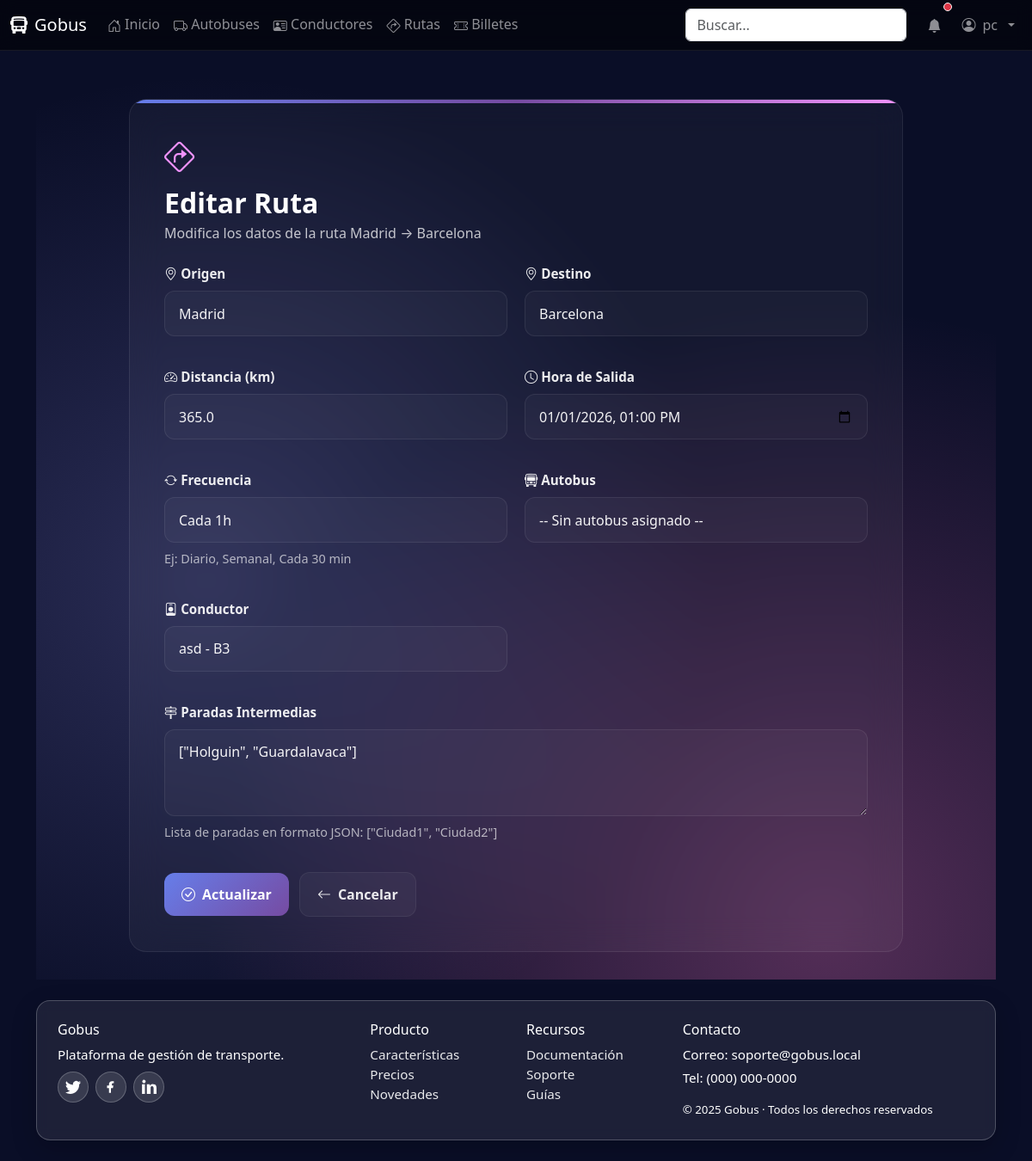
The page /rutas/1/editar/ (signed in) on the database its author committed.
### core/models.py (models this page shows, shortened)
class Ruta(models.Model):
    origen = models.CharField(max_length=120)
    destino = models.CharField(max_length=120)
    paradas = models.JSONField(blank=True, default=list, help_text="Lista de paradas intermedias")
    distancia = models.FloatField(help_text="Distancia en km")
    autobus = models.ForeignKey(Autobus, on_delete=models.SET_NULL, null=True, blank=True, related_name="rutas")
    conductor = models.ForeignKey(Conductor, on_delete=models.SET_NULL, null=True, blank=True, related_name="rutas")
    hora_salida = models.DateTimeField()
    frecuencia = models.CharField(max_length=50, help_text="Ej: Diario, Semanal, Cada 30 min")

### core/views.py (the view)
# urls.py: path('rutas/<int:pk>/editar/', views.ruta_edit, name='ruta_edit'),
@login_required
def ruta_edit(request, pk):
    ruta = get_object_or_404(Ruta, pk=pk)
    if request.method == 'POST':
        form = RutaForm(request.POST, instance=ruta)
        if form.is_valid():
            ruta = form.save()
            messages.success(request, f'Ruta {ruta.origen} → {ruta.destino} actualizada exitosamente.')
            return redirect('ruta_list')
    else:
        form = RutaForm(instance=ruta)
    context = {
        'form': form,
        'ruta': ruta,
        'title': 'Editar Ruta',
        'action': 'Actualizar'
    }
    return render(request, 'core/ruta/ruta_form.html', context)

### core/models.py (called while the page is built)
    def __str__(self) -> str:
        return f"{self.matricula} ({self.modelo})"

    def __str__(self) -> str:
        return f"{self.nombre} - {self.licencia}"

### core/templates/core/ruta/ruta_form.html (shortened to what this page needs)
{% extends 'base.html' %}
{% load static %}
{% block head_extra %}
<link href="{% static 'core/css/home-modern.css' %}" rel="stylesheet">
<link href="{% static 'core/css/crud.css' %}" rel="stylesheet">
{% endblock %}
{% block content %}
<div class="form-container">
  <div class="form-card">
    <div class="form-icon">
      <i class="bi bi-sign-turn-right"></i>
    </div>
    <div class="form-header">
      <h1 class="form-title">{{ title }}</h1>
      <p class="form-subtitle">
        {% if ruta %}
          Modifica los datos de la ruta {{ ruta.origen }} → {{ ruta.destino }}
        {% else %}
          Ingresa los datos para registrar una nueva ruta
        {% endif %}
      </p>
    </div>
    <form method="post">
      <div class="form-grid">
        <div class="form-group">
          <label for="{{ form.origen.id_for_label }}" class="form-label">
            <i class="bi bi-geo-alt"></i> Origen
          </label>
          {{ form.origen }}
        </div>
        <div class="form-group">
          <label for="{{ form.destino.id_for_label }}" class="form-label">
            <i class="bi bi-geo-alt"></i> Destino
          </label>
          {{ form.destino }}
        </div>
        <div class="form-group">
          <label for="{{ form.distancia.id_for_label }}" class="form-label">
            <i class="bi bi-speedometer2"></i> Distancia (km)
          </label>
          {{ form.distancia }}
        </div>
        <div class="form-group">
          <label for="{{ form.hora_salida.id_for_label }}" class="form-label">
            <i class="bi bi-clock"></i> Hora de Salida
          </label>
          {{ form.hora_salida }}
        </div>
        <div class="form-group">
          <label for="{{ form.frecuencia.id_for_label }}" class="form-label">
            <i class="bi bi-arrow-repeat"></i> Frecuencia
          </label>
          {{ form.frecuencia }}
          <div class="help-text">Ej: Diario, Semanal, Cada 30 min</div>
        </div>
        <div class="form-group">
          <label for="{{ form.autobus.id_for_label }}" class="form-label">
            <i class="bi bi-bus-front"></i> Autobus
          </label>
          {{ form.autobus }}
        </div>
        <div class="form-group">
          <label for="{{ form.conductor.id_for_label }}" class="form-label">
            <i class="bi bi-person-badge"></i> Conductor
          </label>
          {{ form.conductor }}
        </div>
        <div class="form-group full-width">
          <label for="{{ form.paradas.id_for_label }}" class="form-label">
            <i class="bi bi-signpost-2"></i> Paradas Intermedias
          </label>
          {{ form.paradas }}
          <div class="help-text">Lista de paradas en formato JSON: ["Ciudad1", "Ciudad2"]</div>
        </div>
      </div>
      <div class="form-actions">
        <button type="submit" class="btn-submit">
          <i class="bi bi-check-circle"></i>
          {{ action }}
        </button>
        <a href="{% url 'ruta_list' %}" class="btn-cancel">
          <i class="bi bi-arrow-left"></i>
          Cancelar
        </a>
      </div>
    </form>
  </div>
</div>
{% endblock %}

### templates/base.html (shortened to what this page needs)
{% load static %}
<!doctype html>
<html lang="es">
  <head>
    <link href="https://cdn.jsdelivr.net/npm/bootstrap@5.3.3/dist/css/bootstrap.min.css" rel="stylesheet">
    <link href="https://cdn.jsdelivr.net/npm/bootstrap-icons@1.11.3/font/bootstrap-icons.min.css" rel="stylesheet">
      <link href="{% static 'core/css/base.css' %}" rel="stylesheet">
      <link href="{% static 'core/css/crud.css' %}" rel="stylesheet">
    {% block head_extra %}{% endblock %}
  </head>
  <body>
    <nav class="navbar gobus-navbar navbar-expand-lg navbar-dark">
      <div class="container-fluid">
        <a class="navbar-brand d-flex align-items-center gap-2" href="/">
          <i class="bi bi-bus-front-fill"></i>
          <span>Gobus</span>
        </a>
        <div class="collapse navbar-collapse" id="navbarNav">
          <ul class="navbar-nav me-auto mb-2 mb-lg-0">
            <li class="nav-item"><a class="nav-link" href="/"><i class="bi bi-house-door"></i> Inicio</a></li>
            <li class="nav-item"><a class="nav-link" href="/autobuses"><i class="bi bi-truck"></i> Autobuses</a></li>
            <li class="nav-item"><a class="nav-link" href="/conductores"><i class="bi bi-person-vcard"></i> Conductores</a></li>
            <li class="nav-item"><a class="nav-link" href="/rutas"><i class="bi bi-sign-turn-right"></i> Rutas</a></li>
            <li class="nav-item"><a class="nav-link" href="/billetes"><i class="bi bi-ticket-perforated"></i> Billetes</a></li>
          </ul>
          <form class="d-flex me-3" role="search">
            <input class="form-control" type="search" placeholder="Buscar..." aria-label="Buscar">
          </form>
          <ul class="navbar-nav align-items-center">
            <li class="nav-item me-2">
              <a class="nav-link position-relative" href="#" aria-label="Notificaciones">
                <i class="bi bi-bell-fill"></i>
                <span class="position-absolute top-0 start-100 translate-middle p-1 bg-danger border border-light rounded-circle">
                </span>
              </a>
            </li>
            {% if user.is_authenticated %}
            <li class="nav-item dropdown custom-user-dropdown">
              <a class="nav-link dropdown-toggle d-flex align-items-center gap-2" href="#" role="button" data-bs-toggle="dropdown" aria-expanded="false" data-bs-boundary="viewport" data-bs-display="static">
                <i class="bi bi-person-circle"></i> {{ user.username|default:"Usuario" }}
              </a>
            </li>
            {% else %}
            <li class="nav-item"><a class="nav-link" href="{% url 'login' %}"><i class="bi bi-box-arrow-in-right"></i> Entrar</a></li>
            {% endif %}
          </ul>
        </div>
      </div>
    </nav>
    <main class="container py-4 fade-in">
      {% block content %}{% endblock %}
    </main>
    <footer class="container pb-4 site-footer">
      <div class="glass p-4">
        <div class="row g-4">
          <div class="col-md-4">
            <h6>Gobus</h6>
            <p class="mb-2">Plataforma de gestión de transporte.</p>
            <div class="d-flex gap-2 social">
              <a href="#" aria-label="Twitter" title="Twitter">
              </a>
              <a href="#" aria-label="Facebook" title="Facebook">
                <svg xmlns="http://www.w3.org/2000/svg" width="18" height="18" fill="currentColor" viewBox="0 0 16 16"><path d="M9 6.5V5c0-.5.4-1 1-1h1V2H9C7.3 2 6 3.3 6 5v1.5H4V9h2v5h2V9h2l.5-2.5H8z"/></svg>
              </a>
              <a href="#" aria-label="LinkedIn" title="LinkedIn">
                <svg xmlns="http://www.w3.org/2000/svg" width="18" height="18" fill="currentColor" viewBox="0 0 16 16"><path d="M1.5 1.5A1.5 1.5 0 1 1 4.5 3 1.5 1.5 0 0 1 1.5 1.5zM1 5h3v10H1zM6 5h3v1.7h.1A3.3 3.3 0 0 1 12.9 5C15 5 16 6.3 16 8.9V15h-3V9.5c0-1.4-.5-2.3-1.6-2.3-.9 0-1.3.6-1.5 1.1V15H6z"/></svg>
              </a>
            </div>
          </div>
          <div class="col-6 col-md-2">
            <h6>Producto</h6>
            <ul class="list-unstyled mb-0">
              <li><a class="footer-link" href="#">Características</a></li>
              <li><a class="footer-link" href="#">Precios</a></li>
              <li><a class="footer-link" href="#">Novedades</a></li>
            </ul>
          </div>
          <div class="col-6 col-md-2">
            <h6>Recursos</h6>
            <ul class="list-unstyled mb-0">
              <li><a class="footer-link" href="#">Documentación</a></li>
              <li><a class="footer-link" href="#">Soporte</a></li>
              <li><a class="footer-link" href="#">Guías</a></li>
            </ul>
          </div>
          <div class="col-md-4">
            <h6>Contacto</h6>
            <p class="mb-1">Correo: soporte@gobus.local</p>
            <p class="mb-3">Tel: (000) 000-0000</p>
            <small class="d-block">© {{ now|default:2025 }} Gobus · Todos los derechos reservados</small>
          </div>
        </div>
      </div>
    </footer>
  </body>
</html>

### core/static/core/css/base.css (style rules this page uses)
body { min-height: 100vh; background: linear-gradient(135deg, #0d6efd 0%, #6610f2 50%, #6f42c1 100%); background-attachment: fixed; }
.glass { background: rgba(255, 255, 255, 0.08); border: 1px solid rgba(255, 255, 255, 0.22); border-radius: 16px; backdrop-filter: blur(8px); -webkit-backdrop-filter: blur(8px); box-shadow: 0 10px 30px rgba(0, 0, 0, 0.2); color: #fff; }
.navbar.gobus-navbar { background: rgba(0, 0, 0, 0.55) !important; backdrop-filter: blur(10px); -webkit-backdrop-filter: blur(10px); border-bottom: 1px solid rgba(255, 255, 255, 0.08); position: sticky; top: 0; z-index: 3000; overflow: visible; isolation: isolate; }
.navbar .bi { vertical-align: -0.125em; }
main.container { padding-top: 2rem; padding-bottom: 2rem; }
.site-footer { color: rgba(255, 255, 255, 0.9); font-size: 0.95rem; }
.footer-link { color: rgba(255, 255, 255, 0.9); text-decoration: none; }
.social a { display: inline-flex; align-items: center; justify-content: center; width: 36px; height: 36px; border-radius: 50%; background: rgba(255, 255, 255, 0.12); border: 1px solid rgba(255, 255, 255, 0.22); color: #fff; text-decoration: none; }
.custom-user-dropdown { position: static !important; }
.navbar, .navbar .container-fluid, .navbar-collapse { overflow: visible !important; }
.glass { position: relative; z-index: 0; }

### core/static/core/css/crud.css (style rules this page uses)
.form-container { min-height: 100vh; background: #0a0e27; background-image: radial-gradient( circle at 20% 50%, rgba(120, 119, 198, 0.3) 0%, transparent 50% ), radial-gradient( circle at 80% 80%, rgba(255, 119, 198, 0.3) 0%, transparent 50% ); background-attachment: fixed; padding: 2rem 0; display: flex; align-items: center; justify-content: center; }
.form-card { background: rgba(255, 255, 255, 0.04); border-radius: 20px; padding: 2.5rem; border: 1px solid rgba(255, 255, 255, 0.08); backdrop-filter: blur(18px); max-width: 900px; width: 100%; position: relative; overflow: hidden; }
.form-card::before { content: ""; position: absolute; top: 0; left: 0; right: 0; height: 4px; background: linear-gradient(90deg, #667eea, #764ba2, #f093fb); }
.form-header { text-align: left; margin-bottom: 1.5rem; }
.form-icon { font-size: 2.2rem; color: #f093fb; display: inline-flex; align-items: center; justify-content: center; margin-bottom: 0.5rem; }
.form-title { font-size: 2rem; font-weight: 800; color: white; margin: 0 0 0.25rem 0; }
.form-subtitle { color: rgba(255, 255, 255, 0.75); margin: 0 0 1rem 0; }
.form-grid { display: grid; grid-template-columns: 1fr 1fr; gap: 1.25rem; margin-bottom: 1.25rem; }
.form-group { margin-bottom: 1rem; }
.form-group.full-width { grid-column: 1 / -1; }
.form-label { display: block; color: rgba(255, 255, 255, 0.92); font-weight: 700; margin-bottom: 0.5rem; font-size: 0.95rem; }
.help-text { color: rgba(255, 255, 255, 0.65); font-size: 0.9rem; margin-top: 0.5rem; }
.form-card input[type="text"], .form-card input[type="number"], .form-card input[type="time"], .form-card select, .form-card textarea, .form-card .form-control { width: 100%; padding: 0.85rem 1rem; border-radius: 12px; border: 1px solid rgba(255, 255, 255, 0.08); background: rgba(255, 255, 255, 0.03); color: rgba(255, 255, 255, 0.95); outline: none; transition: all 0.18s ease; }
.form-card select option { background-color: #1a1a2e; color: #ffffff; padding: 0.5rem; }
.form-card select option:checked { background: linear-gradient(#667eea, #667eea), linear-gradient(to right, #667eea, #667eea); background-color: #667eea !important; color: #ffffff; }
.form-actions { display: flex; gap: 0.75rem; align-items: center; margin-top: 1rem; }
.btn-submit, .btn-cancel { padding: 0.8rem 1.25rem; border-radius: 12px; font-weight: 700; text-decoration: none; display: inline-flex; align-items: center; gap: 0.5rem; }
.btn-submit { background: linear-gradient(135deg, #667eea 0%, #764ba2 100%); color: white; border: none; }
.btn-cancel { background: rgba(255, 255, 255, 0.04); color: rgba(255, 255, 255, 0.9); border: 1px solid rgba(255, 255, 255, 0.06); }
.fade-in { animation: fadeIn 0.5s ease-out; }

### core/static/core/css/home-modern.css (style rules this page uses)
body { background: #0a0e27 !important; background-image: radial-gradient( circle at 20% 50%, rgba(120, 119, 198, 0.3) 0%, transparent 50% ), radial-gradient( circle at 80% 80%, rgba(255, 119, 198, 0.3) 0%, transparent 50% ), radial-gradient( circle at 40% 20%, rgba(255, 219, 98, 0.2) 0%, transparent 50% ); background-attachment: fixed; }

### rows shown on the page
Ruta: origen "Madrid", destino "Barcelona", distancia "365.0", hora_salida "01/01/2026 13:00", frecuencia "Cada 1h", autobus "-- Sin autobus asignado --", conductor "asd - B3", paradas "[\"Holguin\", \"Guardalavaca\"]"

### other values the page prints
{{ user.username|default:"Usuario" }} "pc"
{{ title }} "Editar Ruta"
{{ action }} "Actualizar"
{{ now|default:2025 }} "2025"
